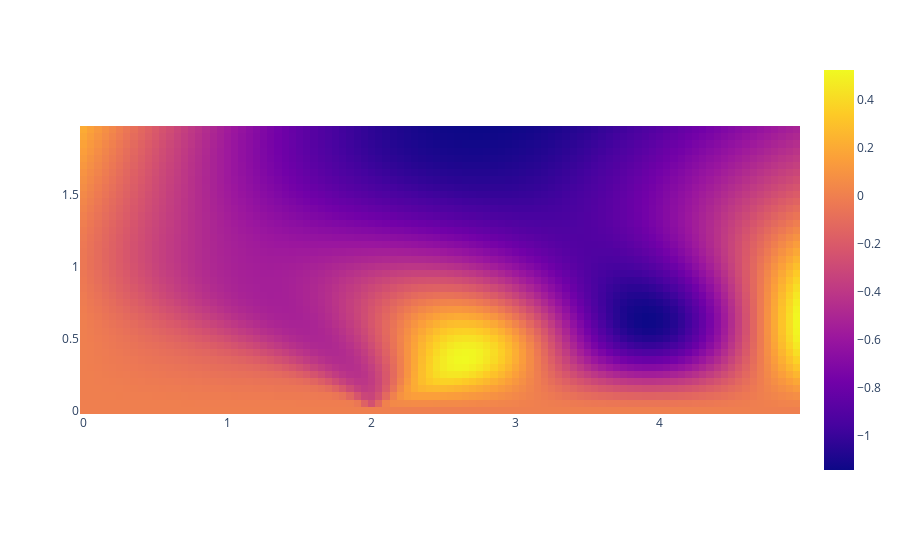

Write notebook code for a chart like this one.
### Code cell
result, s, t0 = wavelet_transform(func_2, wave, t0_max=5, s_max=2)
fig = px.imshow(result, x=t0, y=s, origin='lower')
fig.show()

### Figure 1 — Plotly figure (JSON) as saved in the notebook; plotly's stock layout.template omitted (floating-point values rounded to 4 significant figures; data arrays with more than 128 entries replaced by an {"elided": "..."} marker saying what was removed)
{"data": [{"coloraxis": "coloraxis", "hovertemplate": "x: %{x}<br>y: %{y}<br>color: %{z}<extra></extra>", "name": "0", "type": "heatmap", "x": [0, 0.05, 0.1, 0.15, 0.2, 0.25, 0.3, 0.35, 0.4, 0.45, 0.5, 0.55, 0.6, 0.65, 0.7, 0.75, 0.8, 0.85, 0.9, 0.95, 1, 1.05, 1.1, 1.15, 1.2, 1.25, 1.3, 1.35, 1.4, 1.45, 1.5, 1.55, 1.6, 1.65, 1.7, 1.75, 1.8, 1.85, 1.9, 1.95, 2, 2.05, 2.1, 2.15, 2.2, 2.25, 2.3, 2.35, 2.4, 2.45, 2.5, 2.55, 2.6, 2.65, 2.7, 2.75, 2.8, 2.85, 2.9, 2.95, 3, 3.05, 3.1, 3.15, 3.2, 3.25, 3.3, 3.35, 3.4, 3.45, 3.5, 3.55, 3.6, 3.65, 3.7, 3.75, 3.8, 3.85, 3.9, 3.95, 4, 4.05, 4.1, 4.15, 4.2, 4.25, 4.3, 4.35, 4.4, 4.45, 4.5, 4.55, 4.6, 4.65, 4.7, 4.75, 4.8, 4.85, 4.9, 4.95], "xaxis": "x", "y": [1e-10, 0.05, 0.1, 0.15, 0.2, 0.25, 0.3, 0.35, 0.4, 0.45, 0.5, 0.55, 0.6, 0.65, 0.7, 0.75, 0.8, 0.85, 0.9, 0.95, 1.0, 1.05, 1.1, 1.15, 1.2, 1.25, 1.3, 1.35, 1.4, 1.45, 1.5, 1.55, 1.6, 1.65, 1.7, 1.75, 1.8, 1.85, 1.9, 1.95], "yaxis": "y", "z": {"elided": "40x100 float values"}}], "layout": {"coloraxis": {"colorscale": [[0, "#0d0887"], [0.1111, "#46039f"], [0.2222, "#7201a8"], [0.3333, "#9c179e"], [0.4444, "#bd3786"], [0.5556, "#d8576b"], [0.6667, "#ed7953"], [0.7778, "#fb9f3a"], [0.8889, "#fdca26"], [1, "#f0f921"]]}, "margin": {"t": 60}, "xaxis": {"anchor": "y", "constrain": "domain", "domain": [0, 1], "scaleanchor": "y"}, "yaxis": {"anchor": "x", "autorange": true, "constrain": "domain", "domain": [0, 1]}}}
